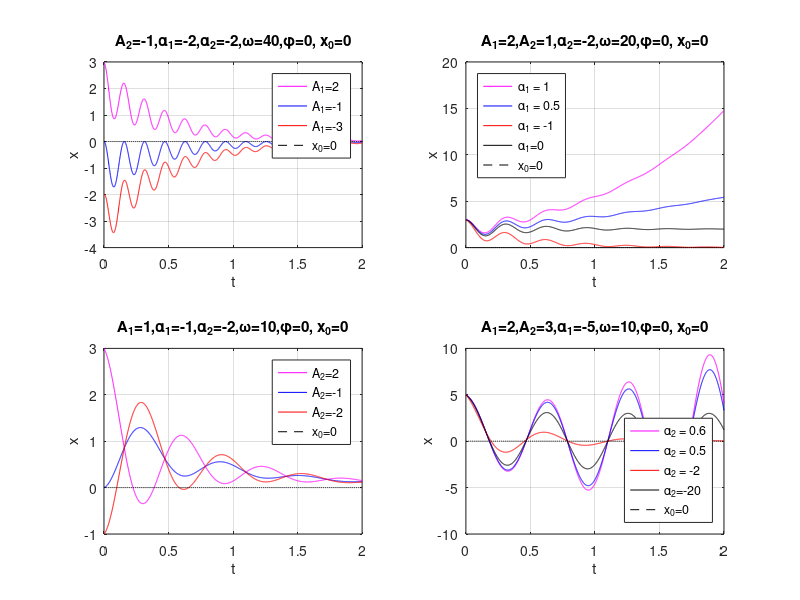

The MATLAB script that drew this image:
clear;
close all;
%Wiem ze jest napisane na pale ale jakos tak wyszlo xD

%x_sz=A1*exp(a1*t)+A2*exp(a2*t)*cos(wt+phi)+x0;
x_sz=0:0.001:2;
A1=1;
A2=1;
a1=-2;
a2=-2;
w=10;
phi=0;
t=0:0.001:2;
xw=0;
%Dla uproszczenie odczytywania wykresu xw=0

%11111111111111111111111111111111111111111111111111

%A1A1A1A1A1A1A1A1A1A1A1A1A1A1A1A1A1A1A1A1A1A1A1
subplot(2,2,1);
A1=2;
w=40;
for i=1:1:(length(t))
    x_sz(i)=A1*exp(a1*t(i))+A2*exp(a2*t(i))*cos(w*t(i)+phi)+xw;
end
plot(t,x_sz,'m-');
hold on;
%%%%%%%%%%%%%%%%%%%%%%%%%%%%%%%%%%%%%%%%%%%%%%%%
A1=-1;
for i=1:1:(length(t))
    x_sz(i)=A1*exp(a1*t(i))+A2*exp(a2*t(i))*cos(w*t(i)+phi)+xw;
end
plot(t,x_sz,'b-');
%%%%%%%%%%%%%%%%%%%%%%%%%%%%%%%%%%%%%%%%%%%%%%%%
A1=-3;
for i=1:1:(length(t))
    x_sz(i)=A1*exp(a1*t(i))+A2*exp(a2*t(i))*cos(w*t(i)+phi)+xw;
end
plot(t,x_sz,'r-');
%%%%%%%%%%%%%%%%%%%%%%%%%%%%%%%%%%%%%%%%%%%%%%%%
A1=0;
for i=1:1:(length(t))
    x_sz(i)=xw;
end
plot(t,x_sz,'k--');
%%%%%%%%%%%%%%%%%%%%%%%%%%%%%%%%%%%%%%%%%%%%%%%%
title('A_{2}=-1,\alpha_{1}=-2,\alpha_{2}=-2,\omega=40,\phi=0, x_{0}=0');
legend('A_{1}=2','A_{1}=-1','A_{1}=-3','x_{0}=0');
xlabel('t');
ylabel('x');
grid on;
%%%%%%%%%%%%%%%%%%%%%%%%%%%%%%%%%%%%%%%%%%%%%%%%



%a1a1a1a1a1a1a1a1a1a1a1a1a1a1a1a1a1a1a1a1a1a1a1a
subplot(2,2,2);
A1=2;
w=20;
a1=1;
for i=1:1:(length(t))
    x_sz(i)=A1*exp(a1*t(i))+A2*exp(a2*t(i))*cos(w*t(i)+phi)+xw;
end
plot(t,x_sz,'m-');
hold on;
%%%%%%%%%%%%%%%%%%%%%%%%%%%%%%%%%%%%%%%%%%%%%%%%
a1=0.5;
for i=1:1:(length(t))
    x_sz(i)=A1*exp(a1*t(i))+A2*exp(a2*t(i))*cos(w*t(i)+phi)+xw;
end
plot(t,x_sz,'b-');
hold on;
%%%%%%%%%%%%%%%%%%%%%%%%%%%%%%%%%%%%%%%%%%%%%%%%
a1=-2;
for i=1:1:(length(t))
    x_sz(i)=A1*exp(a1*t(i))+A2*exp(a2*t(i))*cos(w*t(i)+phi)+xw;
end
plot(t,x_sz,'r-');
%%%%%%%%%%%%%%%%%%%%%%%%%%%%%%%%%%%%%%%%%%%%%%%%
a1=0;
for i=1:1:(length(t))
    x_sz(i)=A1*exp(a1*t(i))+A2*exp(a2*t(i))*cos(w*t(i)+phi)+xw;
end
plot(t,x_sz,'k-');
%%%%%%%%%%%%%%%%%%%%%%%%%%%%%%%%%%%%%%%%%%%%%%%%
A1=0;
for i=1:1:(length(t))
    x_sz(i)=xw;
end
plot(t,x_sz,'k--');
title('A_{1}=2,A_{2}=1,\alpha_{2}=-2,\omega=20,\phi=0, x_{0}=0');
legend({'\alpha_{1} = 1','\alpha_{1} = 0.5','\alpha_{1} = -1','\alpha_{1}=0','x_{0}=0'},'Location','northwest');
xlabel('t');
ylabel('x');
grid on;
%%%%%%%%%%%%%%%%%%%%%%%%%%%%%%%%%%%%%%%%%%%%%%%%

w=10;



%22222222222222222222222222222222222222222222222222

%A2A2A2A2A2A2A2A2A2A2A2A2A2A2A2A2A2A2A2A2A2A2A2A2
subplot(2,2,3);
A1=1;
a1=-1;
A2=2;
for i=1:1:(length(t))
    x_sz(i)=A1*exp(a1*t(i))+A2*exp(a2*t(i))*cos(w*t(i)+phi)+xw;
end
plot(t,x_sz,'m-');
hold on;
%%%%%%%%%%%%%%%%%%%%%%%%%%%%%%%%%%%%%%%%%%%%%%%%
A2=-1;
for i=1:1:(length(t))
    x_sz(i)=A1*exp(a1*t(i))+A2*exp(a2*t(i))*cos(w*t(i)+phi)+xw;
end
plot(t,x_sz,'b-');

%%%%%%%%%%%%%%%%%%%%%%%%%%%%%%%%%%%%%%%%%%%%%%%%
A2=-2;
for i=1:1:(length(t))
    x_sz(i)=A1*exp(a1*t(i))+A2*exp(a2*t(i))*cos(w*t(i)+phi)+xw;
end
plot(t,x_sz,'r-');
%%%%%%%%%%%%%%%%%%%%%%%%%%%%%%%%%%%%%%%%%%%%%%%%
for i=1:1:(length(t))
    x_sz(i)=xw;
end
plot(t,x_sz,'k--');
%%%%%%%%%%%%%%%%%%%%%%%%%%%%%%%%%%%%%%%%%%%%%%%%
title('A_{1}=1,\alpha_{1}=-1,\alpha_{2}=-2,\omega=10,\phi=0, x_{0}=0');
legend('A_{2}=2','A_{2}=-1','A_{2}=-2','x_{0}=0');
xlabel('t');
ylabel('x');
grid on;
%%%%%%%%%%%%%%%%%%%%%%%%%%%%%%%%%%%%%%%%%%%%%%%%


%a2a2a2a2a2a2a2a2a2a2a2a2a2a2a2a2a2a2a2a2a2a2a2a2

subplot(2,2,4);
a1=-5;
A1=2;
A2=3;
a2=0.6;
for i=1:1:(length(t))
    x_sz(i)=A1*exp(a1*t(i))+A2*exp(a2*t(i))*cos(w*t(i)+phi)+xw;
end
plot(t,x_sz,'m-');
hold on;
%%%%%%%%%%%%%%%%%%%%%%%%%%%%%%%%%%%%%%%%%%%%%%%%
a2=0.5;
for i=1:1:(length(t))
    x_sz(i)=A1*exp(a1*t(i))+A2*exp(a2*t(i))*cos(w*t(i)+phi)+xw;
end
plot(t,x_sz,'b-');
hold on;
%%%%%%%%%%%%%%%%%%%%%%%%%%%%%%%%%%%%%%%%%%%%%%%%
a2=-2;
for i=1:1:(length(t))
    x_sz(i)=A1*exp(a1*t(i))+A2*exp(a2*t(i))*cos(w*t(i)+phi)+xw;
end
plot(t,x_sz,'r-');
%%%%%%%%%%%%%%%%%%%%%%%%%%%%%%%%%%%%%%%%%%%%%%%%
a2=0;
for i=1:1:(length(t))
    x_sz(i)=A1*exp(a1*t(i))+A2*exp(a2*t(i))*cos(w*t(i)+phi)+xw;
end
plot(t,x_sz,'k-');
%%%%%%%%%%%%%%%%%%%%%%%%%%%%%%%%%%%%%%%%%%%%%%%%
A1=0;
A2=0;
for i=1:1:(length(t))
    x_sz(i)=A1*exp(a1*t(i))+A2*exp(a2*t(i))*cos(w*t(i)+phi)+xw;
end
plot(t,x_sz,'k--');
title('A_{1}=2,A_{2}=3,\alpha_{1}=-5,\omega=10,\phi=0, x_{0}=0');
legend({'\alpha_{2} = 0.6','\alpha_{2} = 0.5','\alpha_{2} = -2','\alpha_{2}=-20','x_{0}=0'},'Location','southeast');
xlabel('t');
ylabel('x');
grid on;
%%%%%%%%%%%%%%%%%%%%%%%%%%%%%%%%%%%%%%%%%%%%%%%%









